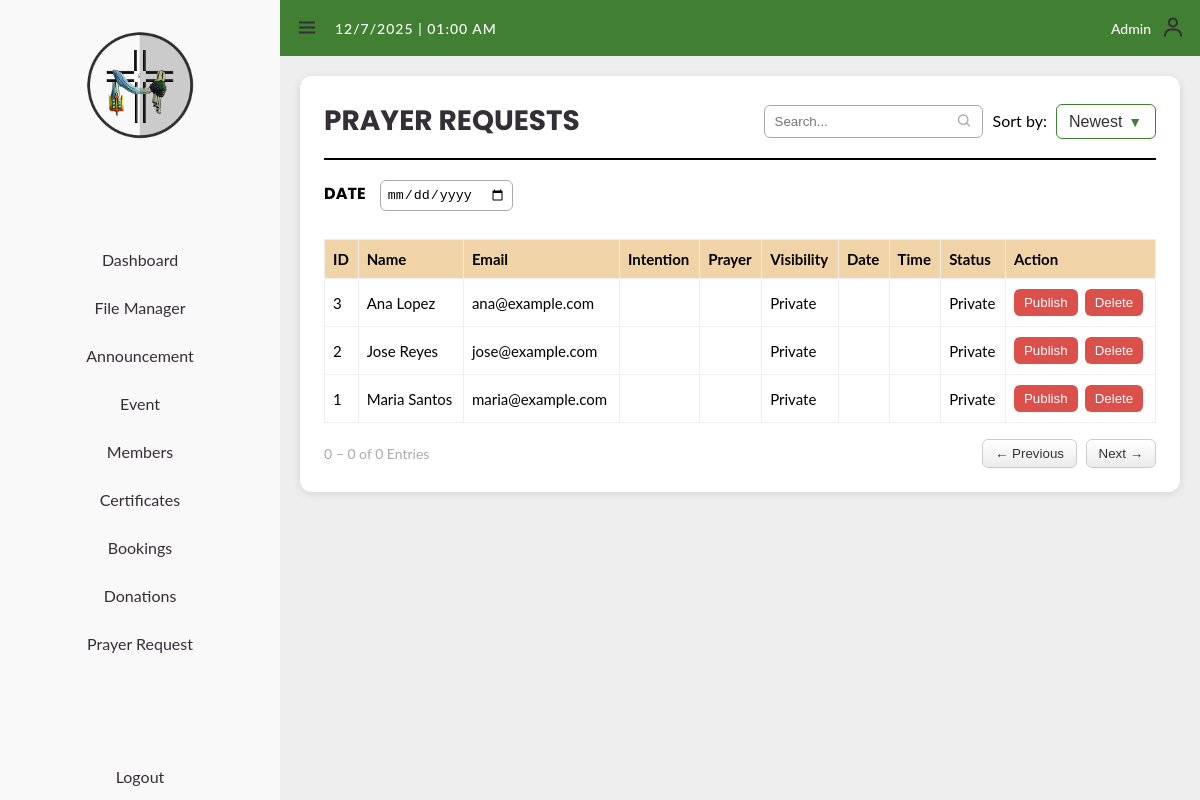
Page /prayer/prayer_admin.php on the earlier database version.
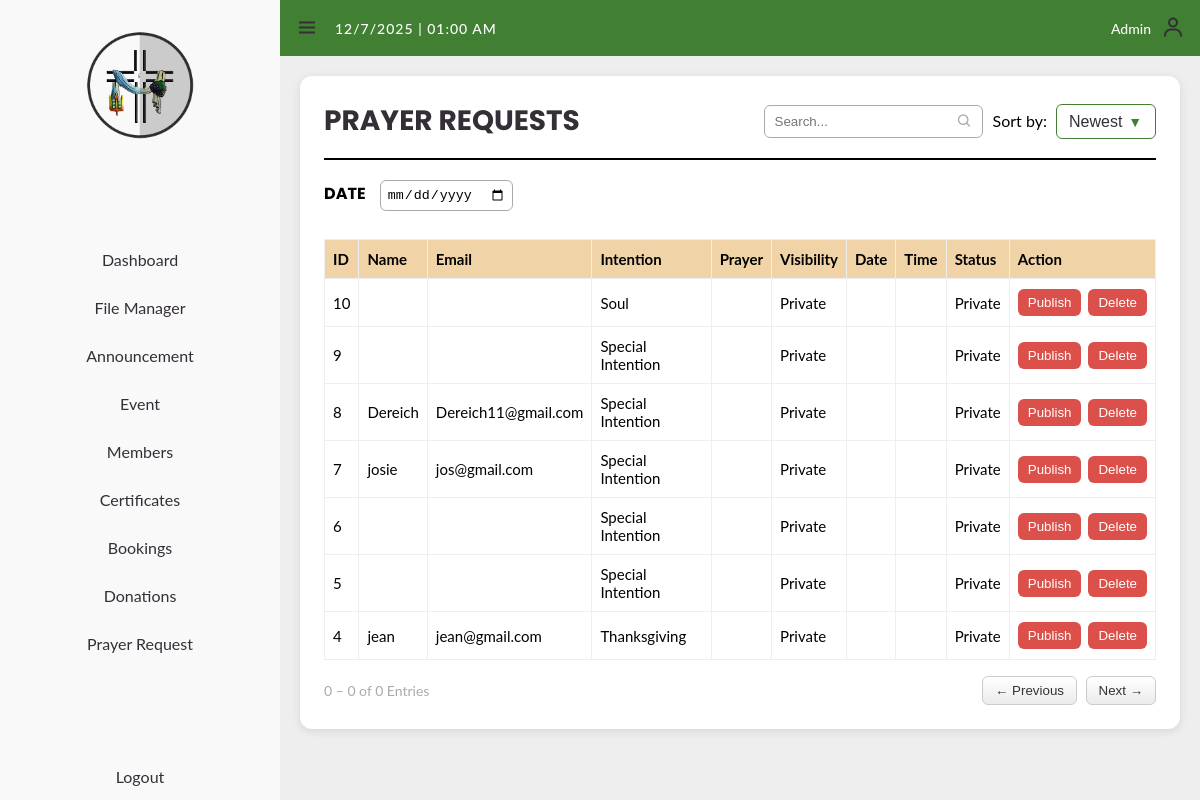
Same page on the later database version.
### tables this page shows
CREATE TABLE `prayer_requests` (
  `id` int(11) NOT NULL,
  `name` varchar(100) DEFAULT NULL,
  `username` varchar(50) DEFAULT NULL,
  `email` varchar(100) DEFAULT NULL,
  `request_text` text DEFAULT NULL,
  `shared_public` tinyint(1) NOT NULL DEFAULT 0,
  `intention` varchar(50) NOT NULL,
  `anonymous` varchar(30) NOT NULL,
  `created_at` timestamp NULL DEFAULT current_timestamp(),
  `visibility` varchar(20) DEFAULT NULL,
  `time` time DEFAULT NULL,
  `date` date DEFAULT NULL
);

### prayer/prayer_admin.php (the view, shortened to what this page needs)
<?php
$host = 'localhost';
$db   = 'test_tree_db';
$user = 'root';
$pass = '';
$conn = new mysqli($host, $user, $pass, $db);
$order = isset($_GET['order']) && $_GET['order'] === 'ASC' ? 'ASC' : 'DESC';
$hideSidebar = false;
$table = 'prayer_requests';
$cols = ['id','name','email','intention'];
$safe_cols = array_map(function($c) use ($conn) { return '`'.str_replace('`','``',$c).'`'; }, $cols);
$select_sql = implode(',', $safe_cols);
$result = $conn->query("SELECT $select_sql FROM `".$conn->real_escape_string($table)."` ORDER BY id $order");
?>
<!DOCTYPE html>
<html lang="en">
<head>
    <link href='https://unpkg.com/boxicons@2.0.9/css/boxicons.min.css' rel='stylesheet'>
</head>
<body>
    <section id="sidebar" <?php if ($hideSidebar) echo 'class="hide"'; ?>>
        <a href="#" class="label">
            <img src="santa krus logo.png" alt="Logo" class="logo" />
        </a>
        <ul class="side-menu top">
            <li><a href="admin.php"><span class="text">Dashboard</span></a></li>
            <li><a href="#"><span class="text">File Manager</span></a></li>
            <li><a href="#"><span class="text">Announcement</span></a></li>
            <li><a href="#"><span class="text">Event</span></a></li>
            <li><a href="#"><span class="text">Members</span></a></li>
            <li><a href="#"><span class="text">Certificates</span></a></li>
            <li><a href="#"><span class="text">Bookings</span></a></li>
            <li><a href="#"><span class="text">Donations</span></a></li>
            <li><a href="#"><span class="text">Prayer Request</span></a></li>
        </ul>
        <ul class="side-menu">
            <li><a href="#" class="logout"><span class="text">Logout</span></a></li>
        </ul>
    </section>
    <section id="content">
        <nav>
            <i class='bx bx-menu'></i>
            <div id="datetime"></div>
            <div class="profile">
                <span class="greeting">Admin</span>
                <a href="#" class="profile-link"><i class='bx bx-user'></i></a>
            </div>
        </nav>
        <main>
            <section id="prayer-request" class="content-section active">
                <div class="main-content">
                    <div class="prayer-controls">
                        <h1>PRAYER REQUESTS</h1>
                        <div class="search-sort-group">
                            <div class="search-box">
                                <input type="text" placeholder="Search...">
                                <i class='bx bx-search'></i>
                            </div>
                            <form method="get" style="display:inline;">
                                <label for="order" style="margin-right:5px;">Sort by:</label>
                                <span class="sort-dropdown-wrapper">
                                    <select name="order" id="order" class="sort-dropdown" onchange="this.form.submit()">
                                        <option value="DESC" <?php if ($order === 'DESC') echo 'selected'; ?>>Newest</option>
                                    </select>
                                </span>
                            </form>
                        </div>
                    </div>
                    <hr class="divider">
                    <div class="date-filter">
                        <label for="filter-date"><strong>DATE</strong></label>
                        <input type="date" id="filter-date" name="filter-date">
                    </div>
                    <div class="prayer-table-container">
                        <table class="prayer-table">
                            <thead>
                                <tr>
                                    <th>ID</th>
                                    <th>Name</th>
                                    <th>Email</th>
                                    <th>Intention</th>
                                    <th>Prayer</th>
                                    <th>Visibility</th>
                                    <th>Date</th>
                                    <th>Time</th>
                                    <th>Status</th>
                                    <th>Action</th>
                                </tr>
                            </thead>
                            <tbody>
                                <?php if ($result && $result->num_rows > 0): ?>
                                    <?php while($row = $result->fetch_assoc()): ?>
                                        <tr>
                                            <td><?php echo $row['id']; ?></td>
                                            <?php
                                            $status = isset($row['status']) ? $row['status'] : 'private';
                                            $isAnon = false;
                                            $displayName = $isAnon ? 'Anonymous' : (isset($row['name']) && $row['name'] !== null ? $row['name'] : '');
                                            $displayEmail = $isAnon ? '' : (isset($row['email']) && $row['email'] !== null ? $row['email'] : '');
                                            $visibility = 'Private';
                                            $prayerText = '';
                                            $dateStr = '';
                                            $timeStr = '';
                                            ?>
                                            <td><?php echo htmlspecialchars($displayName); ?></td>
                                            <td><?php echo htmlspecialchars($displayEmail); ?></td>
                                            <?php
                                            $intentLabel = '';
                                            if (isset($row['intention']) && $row['intention'] !== null && $row['intention'] !== '') {
                                                $intentMap = [
                                                    'thanksgiving' => 'Thanksgiving',
                                                    'special' => 'Special Intention',
                                                    'soul' => 'Soul'
                                                ];
                                                $key = strtolower(trim($row['intention']));
                                                if (array_key_exists($key, $intentMap)) {
                                                    $intentLabel = $intentMap[$key];
                                                } else {
                                                    $intentLabel = '';
                                                }
                                            }
                                            ?>
                                            <td><?php echo htmlspecialchars($intentLabel); ?></td>
                                            <td><?php echo nl2br(htmlspecialchars($prayerText)); ?></td>
                                            <td><?php echo htmlspecialchars($visibility); ?></td>
                                            <td><?php echo htmlspecialchars($dateStr); ?></td>
                                            <td><?php echo htmlspecialchars($timeStr); ?></td>
                                            <td><?php echo ucfirst($status); ?></td>
                                            <td class="action-column">
                                                <div style="display: flex; flex-direction: row; gap: 7px;">
                                                    <form method="post" style="margin:0;">
                                                        <?php if ($status === 'published'): ?>
                                                            <button type="submit"
                                                                name="action"
                                                                value="publish"
                                                                class="publish-btn published">
                                                                Published
                                                            </button>
                                                        <?php else: ?>
                                                            <button type="submit"
                                                                name="action"
                                                                value="publish"
                                                                class="publish-btn not-published">
                                                                Publish
                                                            </button>
                                                        <?php endif; ?>
                                                    </form>
                                                    <form method="post" style="margin:0;">
                                                        <button type="submit" name="action" value="delete" class="delete-btn">
                                                            Delete
                                                        </button>
                                                    </form>
                                                </div>
                                            </td>
                                        </tr>
                                    <?php endwhile; ?>
                                <?php else: ?>
                                    <tr><td colspan="10" class="empty-row">No prayer requests found.</td></tr>
                                <?php endif; ?>
                            </tbody>
                        </table>
                    </div>
                    <div class="pagination-container">
                        <div class="pagination-bar">
                            <div class="entry-info">0 – 0 of 0 Entries</div>
                            <div class="pagination-nav">
                                <button class="page-btn">← Previous</button>
                                <button class="page-btn">Next →</button>
                            </div>
                        </div>
                    </div>
                </div>
            </section>
        </main>
    </section>
</body>
</html>

### prayer/prayer_admin.php (style rules this page uses)
:root { --poppins: 'Poppins', sans-serif; --lato: 'Lato', sans-serif; --light: #F9F9F9; --blue: #3C91E6; --grey: #eee; --dark-grey: #AAAAAA; --dark: #342E37; --red: #DB504A; --green: #418033; }
* { margin: 0; padding: 0; box-sizing: border-box; }
body { font-family: var(--lato); background: var(--grey); overflow-x: hidden; }
#sidebar { position: fixed; top: 0; left: 0; width: 280px; height: 100%; background: var(--light); display: flex; flex-direction: column; justify-content: space-between; z-index: 2000; transition: .3s ease; }
#sidebar .label { height: 150px; display: flex; align-items: center; justify-content: center; padding-top: 20px; }
#sidebar .label .logo { width: 100%; height: 100%; object-fit: contain; }
#sidebar .side-menu { width: 100%; }
#sidebar .side-menu li { height: 48px; }
#sidebar .side-menu li a { display: flex; align-items: center; justify-content: center; height: 100%; font-size: 16px; color: var(--dark); text-decoration: none; }
#content { position: relative; width: calc(100% - 280px); left: 280px; transition: .3s ease; }
#content nav { height: 56px; background-color: var(--green); padding: 0 15px; display: flex; align-items: center; justify-content: space-between; position: sticky; top: 0; z-index: 1000; }
#content nav .bx { font-size: 24px; color: var(--dark); cursor: pointer; }
#content #datetime { color: white; font-size: 14px; font-weight: 500; letter-spacing: 1px; margin-left: 16px; flex-grow: 1; }
#content nav .profile { display: flex; align-items: center; gap: 10px; }
#content nav .profile .greeting { font-size: 14px; color: var(--light); font-weight: 500; }
.content-section { padding: 20px; min-height: calc(100vh - 56px); }
.main-content { background: white; border-radius: 12px; padding: 24px; box-shadow: 0 2px 10px rgba(0, 0, 0, 0.1); }
.prayer-controls { display: flex; justify-content: space-between; align-items: center; margin-bottom: 16px; }
.prayer-controls h1 { font-family: var(--poppins); font-size: 28px; font-weight: 700; color: var(--dark); margin: 0; }
.search-sort-group { display: flex; align-items: center; gap: 10px; }
.search-box { position: relative; }
.search-box input { padding: 8px 30px 8px 10px; border-radius: 6px; border: 1px solid var(--dark-grey); }
.search-box i { position: absolute; right: 10px; top: 50%; transform: translateY(-50%); color: var(--dark-grey); }
.divider { border: none; border-top: 2px solid black; margin: 12px 0 20px 0; width: 100%; }
.date-filter { margin-bottom: 16px; font-family: var(--poppins); }
.date-filter input { margin-left: 10px; padding: 6px; border-radius: 6px; border: 1px solid var(--dark-grey); }
.prayer-table-container { overflow-x: auto; }
.prayer-table { width: 100%; border-collapse: collapse; margin-top: 12px; border: 1px solid var(--grey); }
.prayer-table th, .prayer-table td { padding: 10px 8px; border: 1px solid var(--grey); text-align: left; font-size: 15px; white-space: normal; max-width: 300px; overflow-wrap: break-word; transition: background 0.2s; }
.prayer-table th { background-color: #f1d3a8; color: black; position: sticky; top: 0; z-index: 1; }
.action-column button { background: var(--red); border: none; color: white; padding: 6px 10px; border-radius: 6px; cursor: pointer; }
.pagination-container { margin-top: 16px; }
.pagination-bar { display: flex; justify-content: space-between; align-items: center; font-size: 14px; color: var(--dark-grey); }
.pagination-nav button { background: linear-gradient(180deg, #ffffff, #ebebeb); color: #333; border: 1px solid #ccc; padding: 6px 12px; border-radius: 6px; cursor: pointer; margin-left: 5px; font-weight: 500; transition: all 0.2s ease-in-out; }
.publish-btn { border: none; padding: 6px 14px; border-radius: 6px; cursor: pointer; color: white; font-weight: 500; }
.publish-btn.not-published { background: #DB504A; }
.delete-btn { background: #DB504A; border: none; padding: 6px 14px; border-radius: 6px; color: white; cursor: pointer; font-weight: 500; }
.sort-dropdown { padding: 8px 32px 8px 12px; border-radius: 6px; border: 1px solid var(--green); background: white; font-size: 16px; color: var(--dark); appearance: none; -webkit-appearance: none; -moz-appearance: none; position: relative; cursor: pointer; }
.sort-dropdown-wrapper { position: relative; display: inline-block; }
.sort-dropdown-wrapper::after { content: '\25BC'; position: absolute; right: 14px; top: 50%; transform: translateY(-50%); pointer-events: none; color: var(--green); font-size: 14px; }

Differences in the rows shown:
removed prayer_requests: id "3", name "Ana Lopez", email "ana@example.com", visibility "Private", status "Private"
removed prayer_requests: id "2", name "Jose Reyes", email "jose@example.com", visibility "Private", status "Private"
removed prayer_requests: id "1", name "Maria Santos", email "maria@example.com", visibility "Private", status "Private"
added prayer_requests: id "10", intention "Soul", visibility "Private", status "Private"
added prayer_requests: id "9", intention "Special Intention", visibility "Private", status "Private"
added prayer_requests: id "8", name "Dereich", email "Dereich11@gmail.com", intention "Special Intention", visibility "Private", status "Private"
added prayer_requests: id "7", name "josie", email "jos@gmail.com", intention "Special Intention", visibility "Private", status "Private"
added prayer_requests: id "6", intention "Special Intention", visibility "Private", status "Private"
added prayer_requests: id "5", intention "Special Intention", visibility "Private", status "Private"
added prayer_requests: id "4", name "jean", email "jean@gmail.com", intention "Thanksgiving", visibility "Private", status "Private"
